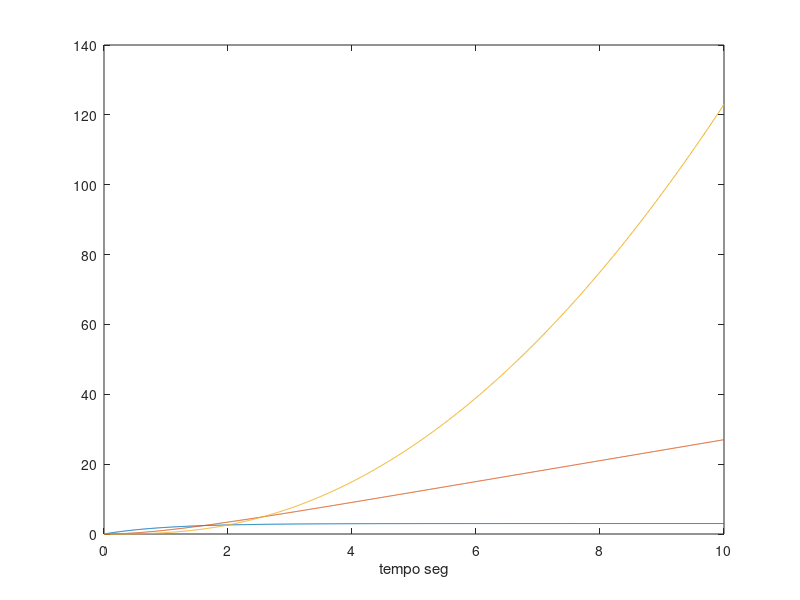

MATLAB code to generate this figure:
%%%%%%%%%%%%%%%%%%%%%%%%%%%%%%%%%%%%%%%%%%%%%%%%%%%%%%%%%%%%%%%%%%%%%%%%%%%%%%%%
% Primeira questão
%%%%%%%%%%%%%%%%%%%%%%%%%%%%%%%%%%%%%%%%%%%%%%%%%%%%%%%%%%%%%%%%%%%%%%%%%%%%%%%%

a = [1 2];
b = [1 4];
num = 10*conv(a, b)
a = [1 1];
b = [1 3];
c = [1 5];
den = conv(conv(a, b), conv(c, c))

% expandindo em frações parciais
[r, p, k] = residue(num, den)

%%%%%%%%%%%%%%%%%%%%%%%%%%%%%%%%%%%%%%%%%%%%%%%%%%%%%%%%%%%%%%%%%%%%%%%%%%%%%%%%
% Segunda questão
%%%%%%%%%%%%%%%%%%%%%%%%%%%%%%%%%%%%%%%%%%%%%%%%%%%%%%%%%%%%%%%%%%%%%%%%%%%%%%%%

t = 0:0.01:10;

y1 = 3-3*exp(-t);
y2 = 3*t-3+3*exp(-t);
y3 = 3*(t.^2)/2 - 3*t + 3 - 3*exp(-t);

plot(t, y1, t, y2, t, y3);
xlabel('tempo seg');
print -depsc fig2q.eps;


%%%%%%%%%%%%%%%%%%%%%%%%%%%%%%%%%%%%%%%%%%%%%%%%%%%%%%%%%%%%%%%%%%%%%%%%%%%%%%%%
% Terceira questão
%%%%%%%%%%%%%%%%%%%%%%%%%%%%%%%%%%%%%%%%%%%%%%%%%%%%%%%%%%%%%%%%%%%%%%%%%%%%%%%%

num = [4 16 12];
den = [1 12 44 48 0];

z = roots(num);
p = roots(den);
k = 1;

fun = zpk(z, p, k);
pzmap(fun);

%%%%%%%%%%%%%%%%%%%%%%%%%%%%%%%%%%%%%%%%%%%%%%%%%%%%%%%%%%%%%%%%%%%%%%%%%%%%%%%%
% Quarta questão
%%%%%%%%%%%%%%%%%%%%%%%%%%%%%%%%%%%%%%%%%%%%%%%%%%%%%%%%%%%%%%%%%%%%%%%%%%%%%%%%

z = [];
p = [-2+5j -2-5j];
k = 10;
zpk(z, p, k)

z = [0];
p = [-1+2j -1-2j];
k = 1;
zpk(z, p, k)

z = [0 -1];
p = [-2 -3 -2+5j -2-5j];
k = 4;
zpk(z, p, k)
